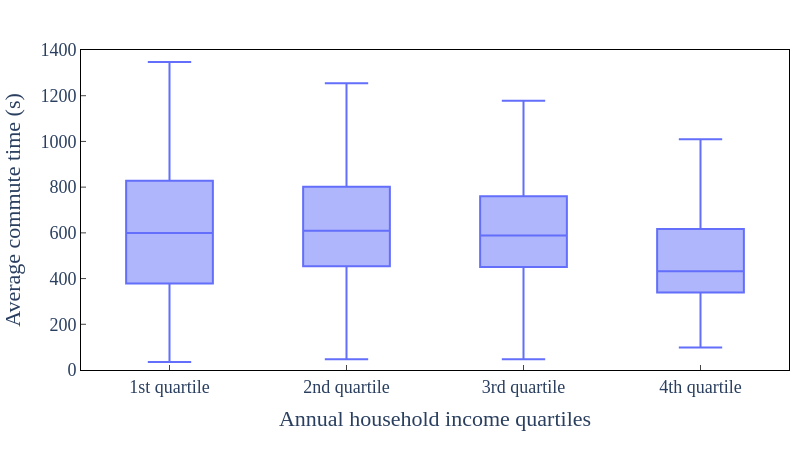

Here is the notebook cell this chart was saved with:
### Code cell
fig = go.Figure()

fig.update(**style_dict)

quantiles = [0]+[np.quantile(res.income.to_numpy(), .25*(i+1)) for i in range(4)]

modifier = {
    1: 'st',
    2: 'nd',
    3: 'rd',
    4: 'th'
}

for i in range(1, 5):
    data = res.loc[(res.income <= quantiles[i]) & (res.income > quantiles[i-1])].shortest_path.to_numpy()



    fig.add_trace(
        go.Box(
            y=data,
            name=f"{i}{modifier[i]} quartile",
            boxpoints='outliers', # only outliers
            marker_color='rgb(255,255,255)',
            line_color='#636EFA',
            showlegend=False,
        )
    )

            
fig.update_layout(
    yaxis=dict(
        title="Average commute time (s)",
        range=[0, 1400]
    ),
    xaxis=dict(
        title="Annual household income quartiles"
    ),
    width=800, 
    height=450,
    showlegend=False
)

fig.write_image('./figure/commuting_time_quartiles.png', scale=4)
fig.show()

### Figure 1 — Plotly figure (JSON) as saved in the notebook; plotly's stock layout.template omitted (floating-point values rounded to 4 significant figures; data arrays with more than 128 entries replaced by an {"elided": "..."} marker saying what was removed)
{"data": [{"boxpoints": "outliers", "line": {"color": "#636EFA"}, "marker": {"color": "rgb(255,255,255)"}, "name": "1st quartile", "showlegend": false, "type": "box", "y": {"elided": "152 float values"}}, {"boxpoints": "outliers", "line": {"color": "#636EFA"}, "marker": {"color": "rgb(255,255,255)"}, "name": "2nd quartile", "showlegend": false, "type": "box", "y": {"elided": "151 float values"}}, {"boxpoints": "outliers", "line": {"color": "#636EFA"}, "marker": {"color": "rgb(255,255,255)"}, "name": "3rd quartile", "showlegend": false, "type": "box", "y": {"elided": "151 float values"}}, {"boxpoints": "outliers", "line": {"color": "#636EFA"}, "marker": {"color": "rgb(255,255,255)"}, "name": "4th quartile", "showlegend": false, "type": "box", "y": {"elided": "152 float values"}}], "layout": {"autosize": false, "font": {"family": "Times New Roman", "size": 18}, "height": 450, "legend": {"bgcolor": "rgba(0, 0, 0, 0)", "font": {"family": "Times New Roman", "size": 16}, "x": 1, "xanchor": "right"}, "margin": {"b": 80, "l": 75, "r": 10, "t": 50}, "plot_bgcolor": "rgba(0, 0, 0, 0)", "showlegend": false, "width": 800, "xaxis": {"linecolor": "black", "mirror": true, "showline": true, "ticks": "inside", "title": {"text": "Annual household income quartiles"}}, "yaxis": {"linecolor": "black", "mirror": true, "range": [0, 1400], "showline": true, "ticks": "inside", "title": {"text": "Average commute time (s)"}}}}
